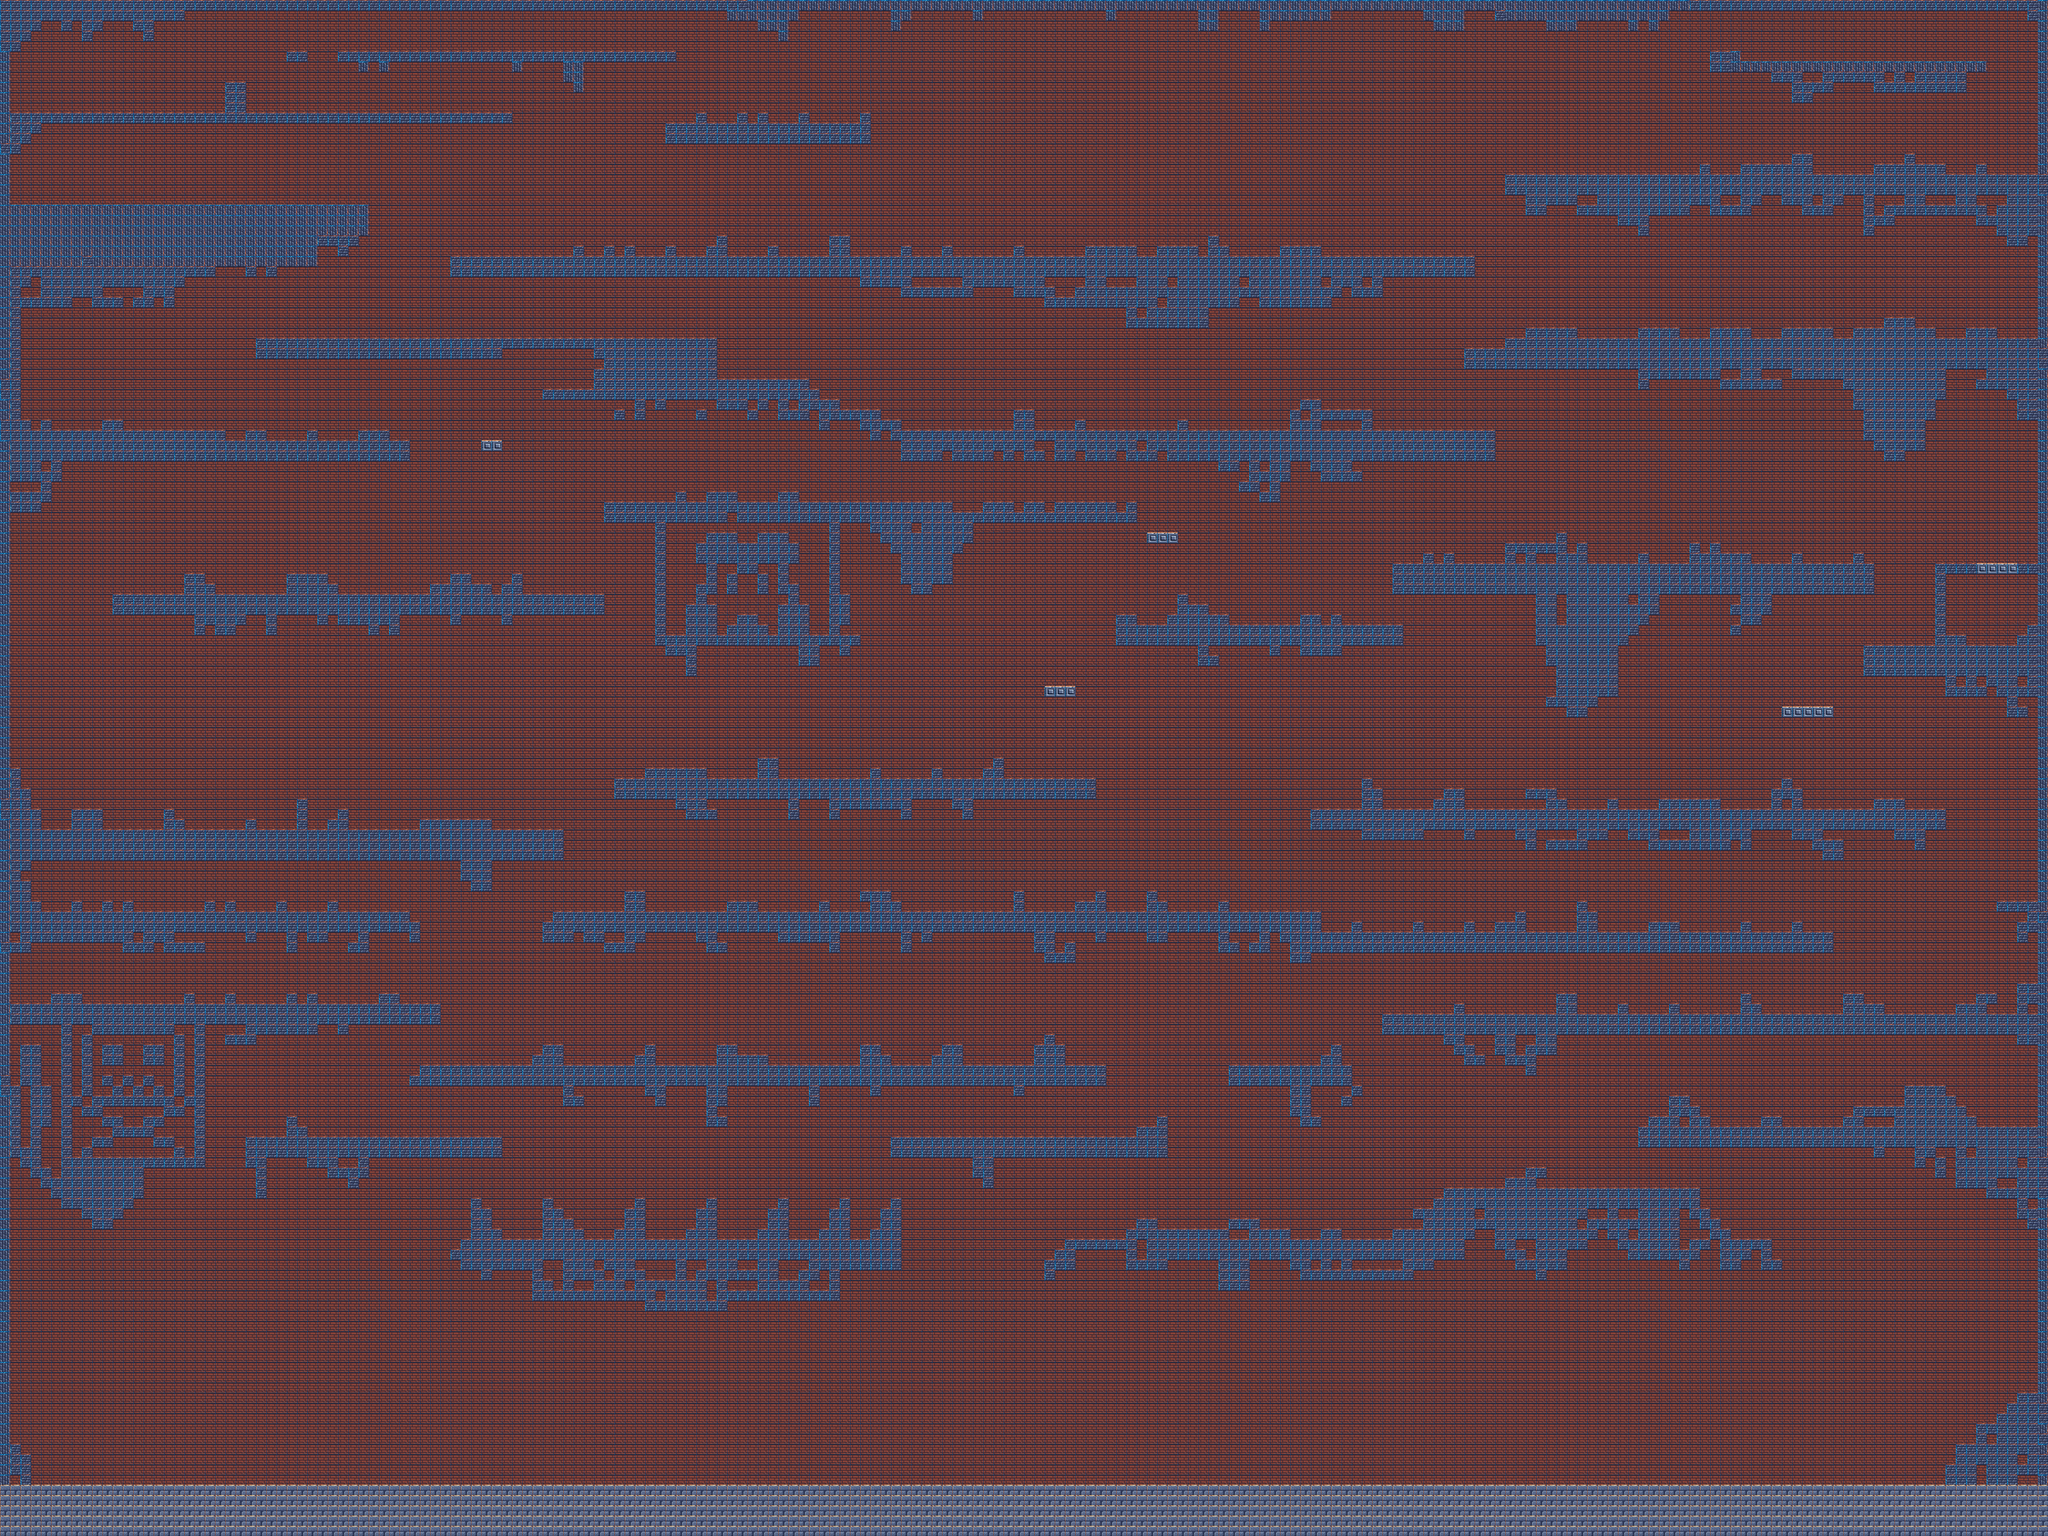

Below is a game level as drawn by its tile map, then a one-line description and the .tmx that defines it (tile-layer data replaced by summaries):
An orthogonal 200x150 tile map with 16x16 px tiles, 1 tile layer (Tile Layer 1), 1 hidden layer not drawn.

<map version="1.2" tiledversion="1.3.5" orientation="orthogonal" renderorder="right-down" width="200" height="150" tilewidth="16" tileheight="16" infinite="0" nextlayerid="31" nextobjectid="1">
 <tileset firstgid="1" source="tileset.tsx" />
 <layer id="1" name="Tile Layer 1" width="200" height="150">
  <data>[30000 cells, 30000 non-empty, 4 distinct tile ids]</data>
 </layer>
 <layer id="30" name="Tile Layer 2" width="200" height="150" visible="0">
  <data>[30000 cells, 30000 non-empty, 2 distinct tile ids]</data>
 </layer>
</map>
